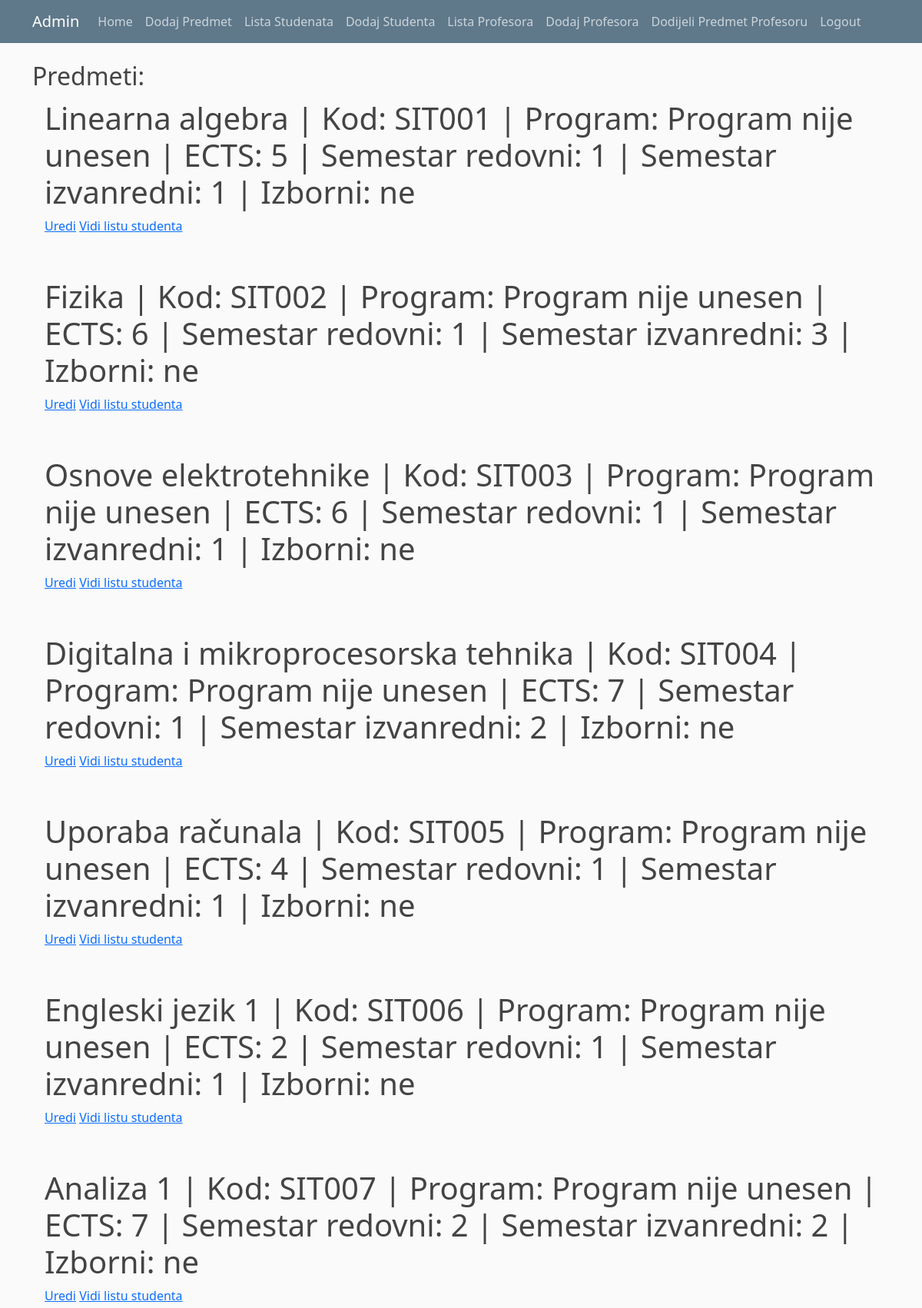
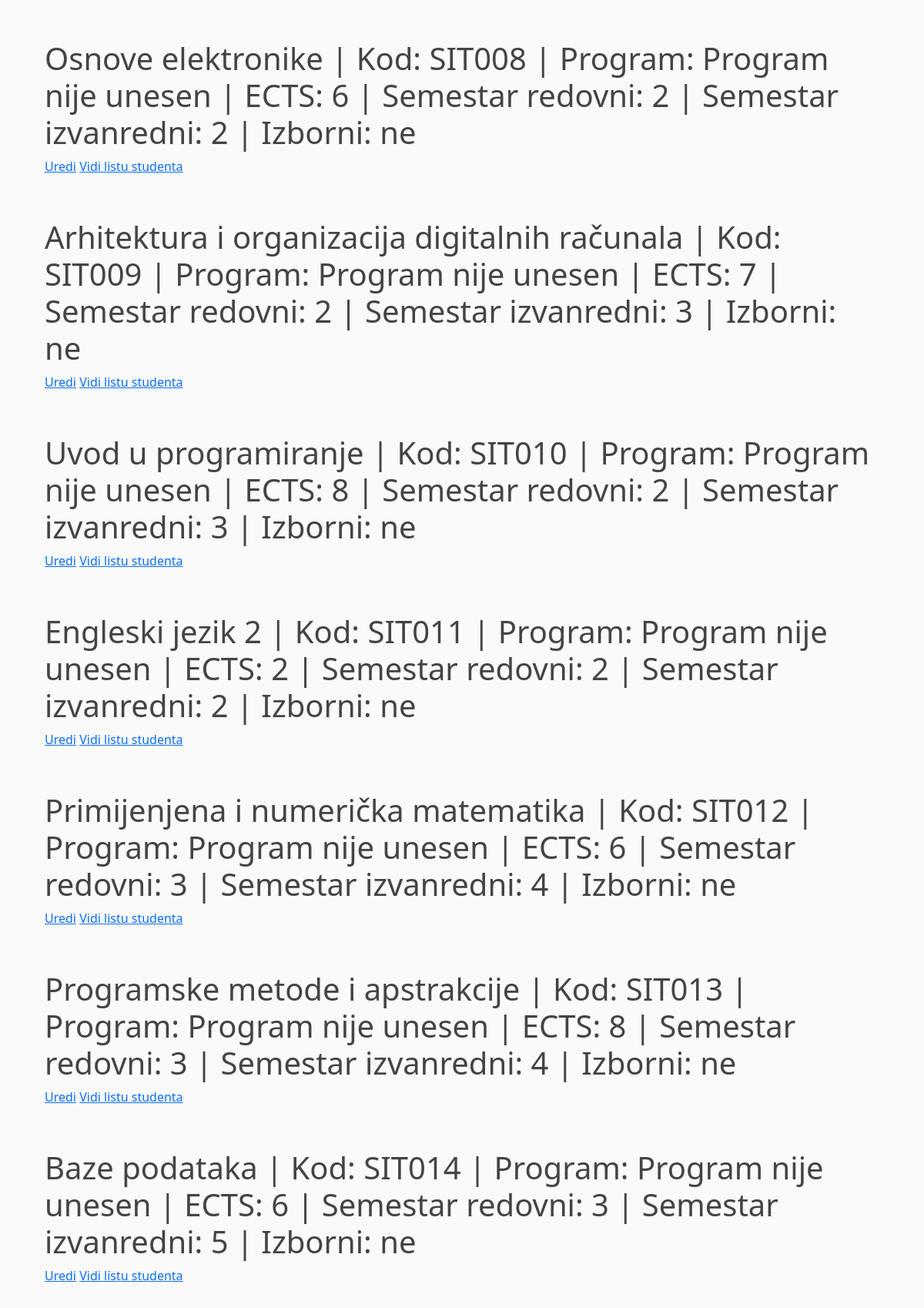
Page / (signed in, upper part) on the committed database (2 pictures, top to bottom).
### app1/models.py (models this page shows, shortened)
class Predmeti(models.Model):
    IZBORNI = (('da', 'da'), ('ne', 'ne'))
    name = models.CharField(max_length=50)
    kod = models.CharField(max_length=50)
    program = models.CharField(max_length=50)
    ects = models.IntegerField()
    sem_red = models.IntegerField()
    sem_izv = models.IntegerField()
    izborni = models.CharField(max_length=50, choices=IZBORNI)
    nositelj = models.ForeignKey(Korisnik, on_delete=models.CASCADE, null=True)

### app1/views.py (the view)
# urls.py: path('', views.main, name='main'),
@login_required(login_url='/login/')
def main(request):
    currentUser = request.user
    role = str(request.user.role)
    print(role == 'stu')
    if not currentUser.is_authenticated:
        return redirect('login')
    elif currentUser.is_authenticated and role == 'stu':
        return redirect("student")
    elif currentUser.is_authenticated and role == 'prof':
        return redirect("profesor")
    else:
        lista_predmeta = Predmeti.objects.all()
        return render(request, 'index.html', {'lista_predmeta' : lista_predmeta})

### app1/templates/index.html
{% extends "base.html" %}
{% block content %}
	<header class="site-header">
		<nav class="navbar navbar-expand-md navbar-dark bg-steel fixed-top">
		<div class="container">
			<a class="navbar-brand mr-4" href="/">Admin</a>
			<div class="collapse navbar-collapse mr-auto" id="navbarToggle">
			<div class="navbar-nav mr-auto">
				<a class="nav-item nav-link active" href="/">Home</a>
				<a class="nav-item nav-link" href="/dodajPredmet">Dodaj Predmet</a>
				<a class="nav-item nav-link" href="/listaStudenata">Lista Studenata</a>
				<a class="nav-item nav-link" href="/dodajStudenta">Dodaj Studenta</a>
				<a class="nav-item nav-link" href="/listaProfesora">Lista Profesora</a>
				<a class="nav-item nav-link" href="/dodajProfesora">Dodaj Profesora</a>
				<a class="nav-item nav-link" href="/dodijeliPredmet">Dodijeli Predmet Profesoru</a>
			</div>
			<div class="navbar-nav ml-auto">
				{% if user.is_authenticated%}
					<a class="nav-item nav-link" href="/logout">Logout</a>
				{% else %}
					<a class="nav-item nav-link" href="/login">Login</a>
				{% endif %}
			</div>
			</div>
		</div>
		</nav>
	</header>
	<h2>Predmeti:</h2>
	{% if lista_predmeta %}
	<div class="container-fluid">
		{% for p in lista_predmeta %}
		<div class="container-fluid p-1 mb-5"><h1 class="display-6">{{ p.name }} | Kod: {{ p.kod }} | Program: {{ p.program }} | ECTS: {{ p.ects }}
			| Semestar redovni: {{ p.sem_red }} | Semestar izvanredni: {{ p.sem_izv }} | Izborni: {{ p.izborni }}</h1>
			 <a href="/predmet/{{p.id}}">Uredi</a>
			 <a href="/predmet-stu-list/{{p.id}}">Vidi listu studenta</a>
		</div>
		{% endfor %}
	</div>
	{% endif %}
{% endblock %}

### app1/static/css/main.css (style rules this page uses)
body { background: #fafafa; color: #333333; margin-top: 5rem; }
h1, h2, h3, h4, h5, h6 { color: #444444; }
.bg-steel { background-color: #5f788a; }
.site-header .navbar-nav .nav-link { color: #cbd5db; }
.site-header .navbar-nav .nav-link.active { font-weight: 500; }

### rows in the picture
Predmeti: name "Linearna algebra", kod "SIT001", program "Program nije unesen", ects "5", sem_red "1", sem_izv "1", izborni "ne"
Predmeti: name "Fizika", kod "SIT002", program "Program nije unesen", ects "6", sem_red "1", sem_izv "3", izborni "ne"
Predmeti: name "Osnove elektrotehnike", kod "SIT003", program "Program nije unesen", ects "6", sem_red "1", sem_izv "1", izborni "ne"
Predmeti: name "Digitalna i mikroprocesorska tehnika", kod "SIT004", program "Program nije unesen", ects "7", sem_red "1", sem_izv "2", izborni "ne"
Predmeti: name "Uporaba računala", kod "SIT005", program "Program nije unesen", ects "4", sem_red "1", sem_izv "1", izborni "ne"
Predmeti: name "Engleski jezik 1", kod "SIT006", program "Program nije unesen", ects "2", sem_red "1", sem_izv "1", izborni "ne"
Predmeti: name "Analiza 1", kod "SIT007", program "Program nije unesen", ects "7", sem_red "2", sem_izv "2", izborni "ne"
Predmeti: name "Osnove elektronike", kod "SIT008", program "Program nije unesen", ects "6", sem_red "2", sem_izv "2", izborni "ne"
Predmeti: name "Arhitektura i organizacija digitalnih računala", kod "SIT009", program "Program nije unesen", ects "7", sem_red "2", sem_izv "3", izborni "ne"
Predmeti: name "Uvod u programiranje", kod "SIT010", program "Program nije unesen", ects "8", sem_red "2", sem_izv "3", izborni "ne"
Predmeti: name "Engleski jezik 2", kod "SIT011", program "Program nije unesen", ects "2", sem_red "2", sem_izv "2", izborni "ne"
Predmeti: name "Primijenjena i numerička matematika", kod "SIT012", program "Program nije unesen", ects "6", sem_red "3", sem_izv "4", izborni "ne"
Predmeti: name "Programske metode i apstrakcije", kod "SIT013", program "Program nije unesen", ects "8", sem_red "3", sem_izv "4", izborni "ne"
Predmeti: name "Baze podataka", kod "SIT014", program "Program nije unesen", ects "6", sem_red "3", sem_izv "5", izborni "ne"
